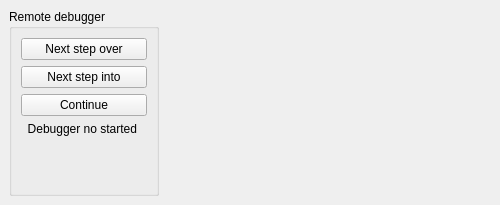
<ui version="4.0" >
 <author>Xiantia</author>
 <class>UIdebuger</class>
 <widget class="QFrame" name="UIdebuger" >
  <property name="geometry" >
   <rect>
    <x>0</x>
    <y>0</y>
    <width>500</width>
    <height>205</height>
   </rect>
  </property>
  <property name="sizePolicy" >
   <sizepolicy>
    <hsizetype>0</hsizetype>
    <vsizetype>13</vsizetype>
    <horstretch>0</horstretch>
    <verstretch>0</verstretch>
   </sizepolicy>
  </property>
  <property name="mouseTracking" >
   <bool>true</bool>
  </property>
  <property name="windowTitle" >
   <string>Debuger</string>
  </property>
  <property name="windowIcon" >
   <iconset/>
  </property>
  <layout class="QGridLayout" >
   <property name="margin" >
    <number>9</number>
   </property>
   <property name="spacing" >
    <number>6</number>
   </property>
   <item row="0" column="0" >
    <layout class="QHBoxLayout" >
     <property name="margin" >
      <number>0</number>
     </property>
     <property name="spacing" >
      <number>6</number>
     </property>
     <item>
      <widget class="QGroupBox" name="groupBox" >
       <property name="sizePolicy" >
        <sizepolicy>
         <hsizetype>1</hsizetype>
         <vsizetype>13</vsizetype>
         <horstretch>0</horstretch>
         <verstretch>0</verstretch>
        </sizepolicy>
       </property>
       <property name="minimumSize" >
        <size>
         <width>150</width>
         <height>16</height>
        </size>
       </property>
       <property name="title" >
        <string>Remote debugger</string>
       </property>
       <layout class="QGridLayout" >
        <property name="margin" >
         <number>9</number>
        </property>
        <property name="spacing" >
         <number>6</number>
        </property>
        <item row="0" column="0" >
         <layout class="QVBoxLayout" >
          <property name="margin" >
           <number>0</number>
          </property>
          <property name="spacing" >
           <number>6</number>
          </property>
          <item>
           <widget class="QPushButton" name="butonNextStepOver" >
            <property name="text" >
             <string>Next step over</string>
            </property>
            <property name="icon" >
             <iconset resource="../resources/resources.qrc" >:/Icons/Icons/debugger/hi22-action-pgmnext.png</iconset>
            </property>
           </widget>
          </item>
          <item>
           <widget class="QPushButton" name="butonNextStepInto" >
            <property name="text" >
             <string>Next step into</string>
            </property>
            <property name="icon" >
             <iconset resource="../resources/resources.qrc" >:/Icons/Icons/debugger/hi22-action-pgmstep.png</iconset>
            </property>
           </widget>
          </item>
          <item>
           <widget class="QPushButton" name="butonContinue" >
            <property name="text" >
             <string>Continue</string>
            </property>
            <property name="icon" >
             <iconset resource="../resources/resources.qrc" >:/Icons/Icons/debugger/hi22-action-pgmrun.png</iconset>
            </property>
           </widget>
          </item>
          <item>
           <widget class="QLabel" name="gdbWorking" >
            <property name="autoFillBackground" >
             <bool>false</bool>
            </property>
            <property name="frameShape" >
             <enum>QFrame::NoFrame</enum>
            </property>
            <property name="lineWidth" >
             <number>1</number>
            </property>
            <property name="text" >
             <string>Debugger no started </string>
            </property>
            <property name="scaledContents" >
             <bool>false</bool>
            </property>
            <property name="alignment" >
             <set>Qt::AlignCenter</set>
            </property>
           </widget>
          </item>
          <item>
           <spacer>
            <property name="orientation" >
             <enum>Qt::Vertical</enum>
            </property>
            <property name="sizeHint" >
             <size>
              <width>20</width>
              <height>40</height>
             </size>
            </property>
           </spacer>
          </item>
         </layout>
        </item>
       </layout>
      </widget>
     </item>
     <item>
      <widget class="QStackedWidget" name="stackedWidget" >
       <property name="sizePolicy" >
        <sizepolicy>
         <hsizetype>1</hsizetype>
         <vsizetype>13</vsizetype>
         <horstretch>0</horstretch>
         <verstretch>0</verstretch>
        </sizepolicy>
       </property>
       <widget class="QWidget" name="page_2" >
        <property name="sizePolicy" >
         <sizepolicy>
          <hsizetype>1</hsizetype>
          <vsizetype>13</vsizetype>
          <horstretch>0</horstretch>
          <verstretch>0</verstretch>
         </sizepolicy>
        </property>
       </widget>
      </widget>
     </item>
    </layout>
   </item>
  </layout>
 </widget>
 <resources>
  <include location="../../../../../svn/monkeystudio/trunk/2006.1.6.0-d-1.0.1/monkey/src/ide/src/resources/resources.qrc" />
  <include location="../../../../../svn/monkeystudio/trunk/2006.1.6.0-d-1.0.1/monkey/src/resources/resources.qrc" />
  <include location="../resources/resources.qrc" />
 </resources>
 <connections/>
</ui>
